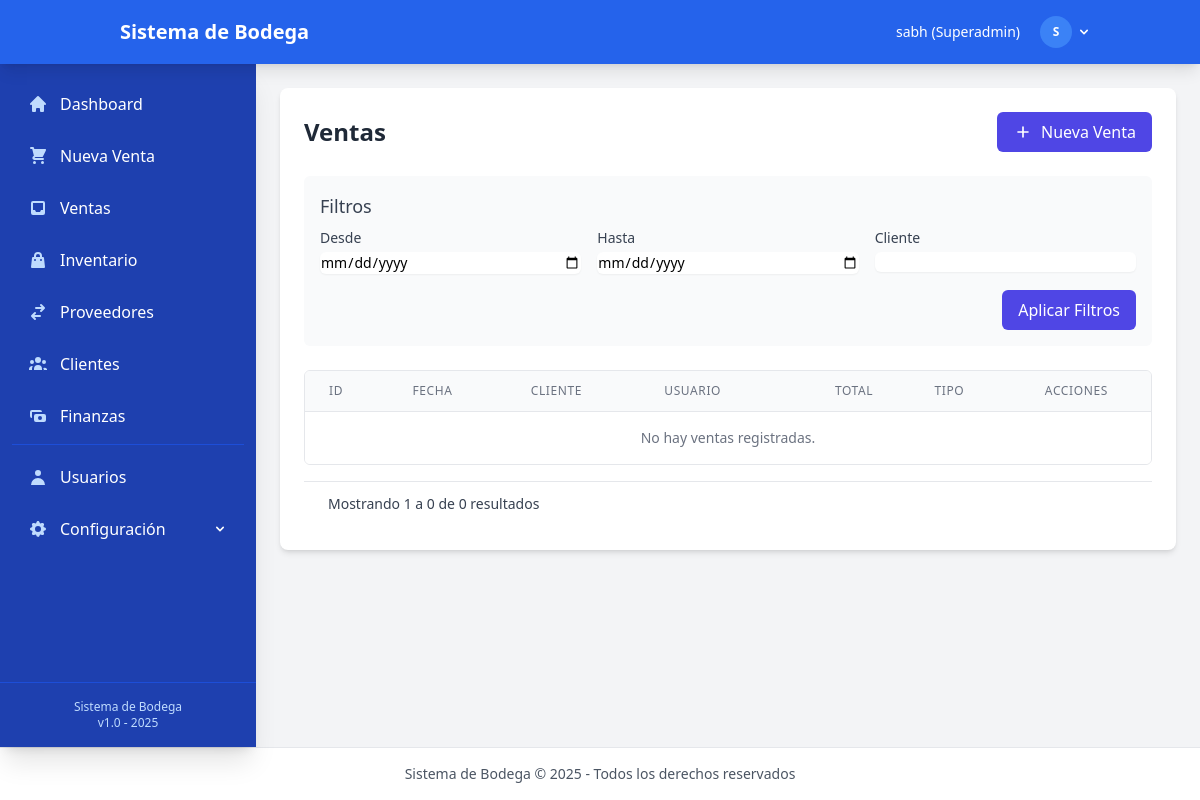
Before: /sales/ (signed in) with the older database file.
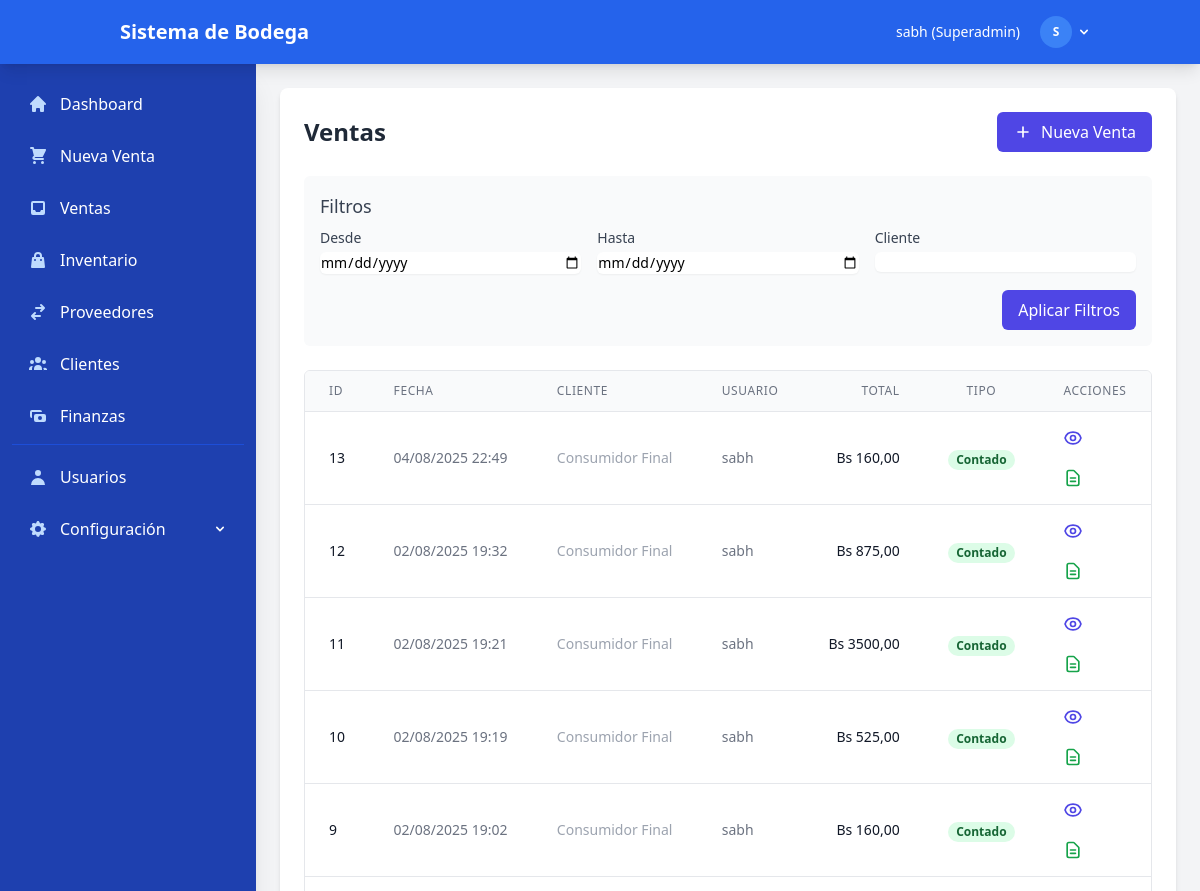
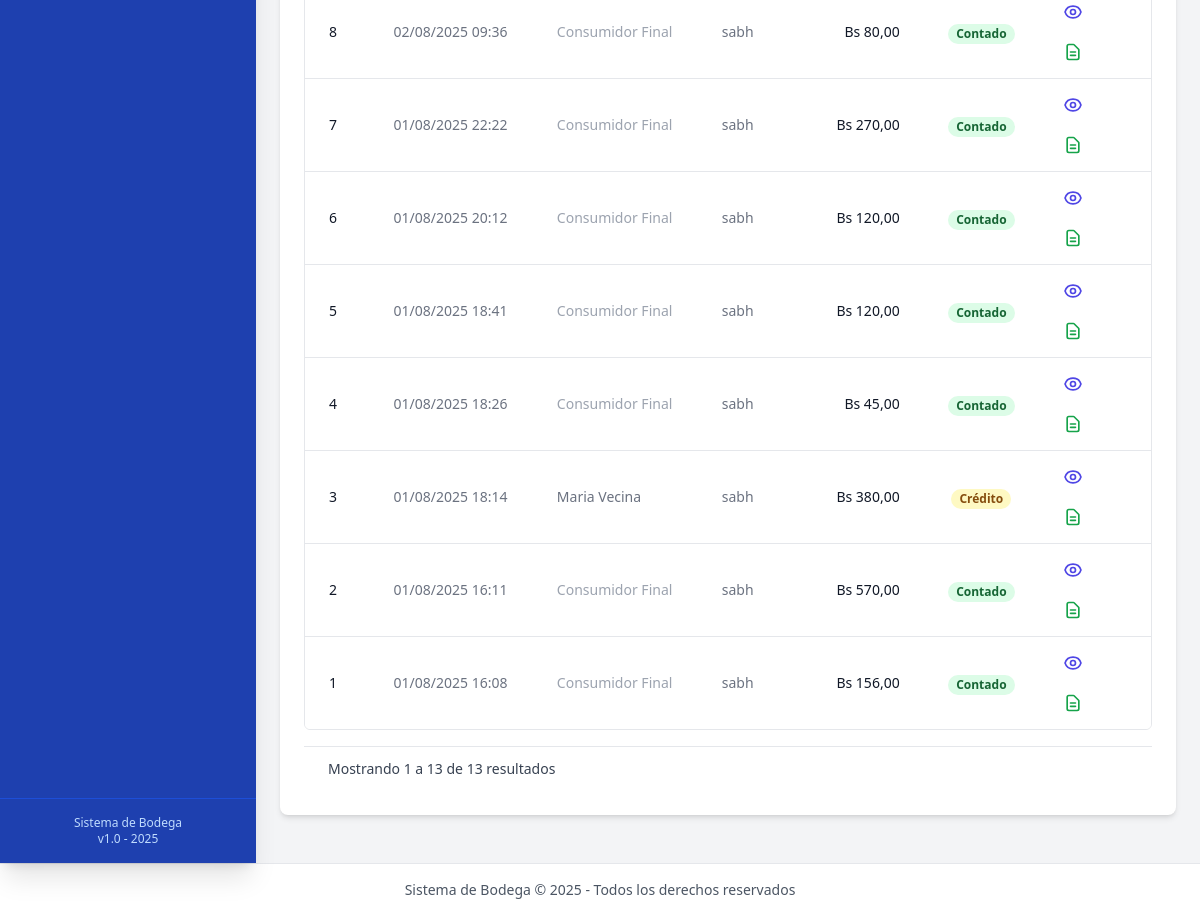
After: the same page with the newer database file (2 pictures, top to bottom).
### sales/models.py (models this page shows, shortened)
class Sale(models.Model):
    customer = models.ForeignKey(
        'customers.Customer',
        on_delete=models.SET_NULL,
        null=True,
        blank=True,
        related_name='sales',
        verbose_name="Cliente"
    )
    user = models.ForeignKey(
        'accounts.User',
        on_delete=models.PROTECT,
        related_name='sales',
        verbose_name="Usuario"
    )
    date = models.DateTimeField(
        auto_now_add=True,
        verbose_name="Fecha"
    )
    total_bs = models.DecimalField(
        max_digits=12,
        decimal_places=2,
        verbose_name="Total (Bs)"
    )
    is_credit = models.BooleanField(
        default=False,
        verbose_name="Es Crédito"
    )
    notes = models.TextField(
        blank=True,
        verbose_name="Notas"
    )
    class Meta:
        verbose_name = "Venta"
        verbose_name_plural = "Ventas"
        ordering = ['-date']

### accounts/models.py (models this page shows, shortened)
class User(AbstractUser):
    is_admin = models.BooleanField(default=False)
    is_employee = models.BooleanField(default=False)
    class Meta:
        verbose_name = 'Usuario'
        verbose_name_plural = 'Usuarios'
    @property
    def role(self):
        if self.is_superuser:
            return 'Superadmin'
        elif self.is_admin:
            return 'Administrador'
        elif self.is_employee:
            return 'Empleado'
        else:
            return 'Usuario'

### customers/models.py (models this page shows, shortened)
class Customer(models.Model):
    name = models.CharField(
        max_length=100,
        verbose_name="Nombre"
    )
    phone = models.CharField(
        max_length=20,
        blank=True,
        verbose_name="Teléfono"
    )
    email = models.EmailField(
        blank=True,
        verbose_name="Email"
    )
    address = models.TextField(
        blank=True,
        verbose_name="Dirección"
    )
    credit_limit_bs = models.DecimalField(
        max_digits=12,
        decimal_places=2,
        default=0,
        verbose_name="Límite de Crédito (Bs)"
    )
    notes = models.TextField(
        blank=True,
        verbose_name="Notas"
    )
    is_active = models.BooleanField(
        default=True,
        verbose_name="Activo"
    )
    created_at = models.DateTimeField(
        auto_now_add=True,
        verbose_name="Creado el"
    )
    updated_at = models.DateTimeField(
        auto_now=True,
        verbose_name="Actualizado el"
    )
    class Meta:
        verbose_name = "Cliente"
        verbose_name_plural = "Clientes"
        ordering = ['name']

### sales/views.py (the view)
# urls.py: path('', views.sale_list, name='sale_list'),
@login_required
def sale_list(request):
    sales = Sale.objects.all().order_by('-date')
    return render(request, 'sales/sale_list.html', {
        'sales': sales
    })

### utils/context_processors.py (called while the page is built)
def exchange_rate(request):
    latest_rate = ExchangeRate.get_latest_rate()
    return {
        'latest_exchange_rate': latest_rate,
    }

### utils/models.py (called while the page is built)
    @classmethod
    def get_latest_rate(cls):
        try:
            return cls.objects.latest()
        except cls.DoesNotExist:
            return None

### templates/sales/sale_list.html (shortened to what the changed rows need)
{% extends 'base/base.html' %}
{% block content %}
<div class="bg-white rounded-lg shadow-md p-6 mb-6">
    <div class="flex justify-between items-center mb-6">
        <h1 class="text-2xl font-bold text-gray-800">Ventas</h1>
    </div>
    <div class="mb-6 bg-gray-50 p-4 rounded-md">
        <h2 class="text-lg font-medium text-gray-700 mb-2">Filtros</h2>
    </div>
    <div class="bg-white overflow-hidden border border-gray-200 rounded-md">
        <table class="min-w-full divide-y divide-gray-200">
            <thead class="bg-gray-50">
                <tr>
                    <th scope="col" class="px-6 py-3 text-left text-xs font-medium text-gray-500 uppercase tracking-wider">
                        ID
                    </th>
                    <th scope="col" class="px-6 py-3 text-left text-xs font-medium text-gray-500 uppercase tracking-wider">
                        Fecha
                    </th>
                    <th scope="col" class="px-6 py-3 text-left text-xs font-medium text-gray-500 uppercase tracking-wider">
                        Cliente
                    </th>
                    <th scope="col" class="px-6 py-3 text-left text-xs font-medium text-gray-500 uppercase tracking-wider">
                        Usuario
                    </th>
                    <th scope="col" class="px-6 py-3 text-right text-xs font-medium text-gray-500 uppercase tracking-wider">
                        Total
                    </th>
                    <th scope="col" class="px-6 py-3 text-center text-xs font-medium text-gray-500 uppercase tracking-wider">
                        Tipo
                    </th>
                    <th scope="col" class="px-6 py-3 text-center text-xs font-medium text-gray-500 uppercase tracking-wider">
                        Acciones
                    </th>
                </tr>
            </thead>
            <tbody class="bg-white divide-y divide-gray-200">
                {% for sale in sales %}
                <tr class="hover:bg-gray-50">
                    <td class="px-6 py-4 whitespace-nowrap text-sm font-medium text-gray-900">
                        {{ sale.id }}
                    </td>
                    <td class="px-6 py-4 whitespace-nowrap text-sm text-gray-500">
                        {{ sale.date|date:"d/m/Y H:i" }}
                    </td>
                    <td class="px-6 py-4 whitespace-nowrap text-sm text-gray-500">
                        {% if sale.customer %}
                            {{ sale.customer.name }}
                        {% else %}
                            <span class="text-gray-400">Consumidor Final</span>
                        {% endif %}
                    </td>
                    <td class="px-6 py-4 whitespace-nowrap text-sm text-gray-500">
                        {{ sale.user.get_full_name|default:sale.user.username }}
                    </td>
                    <td class="px-6 py-4 whitespace-nowrap text-sm text-gray-900 text-right">
                        Bs {{ sale.total_bs|floatformat:2 }}
                    </td>
                    <td class="px-6 py-4 whitespace-nowrap text-center">
                        {% if sale.is_credit %}
                            <span class="px-2 inline-flex text-xs leading-5 font-semibold rounded-full bg-yellow-100 text-yellow-800">
                                Crédito
                            </span>
                        {% else %}
                            <span class="px-2 inline-flex text-xs leading-5 font-semibold rounded-full bg-green-100 text-green-800">
                                Contado
                            </span>
                        {% endif %}
                    </td>
                    <td class="px-6 py-4 whitespace-nowrap text-sm text-gray-500 text-center">
                        <a href="{% url 'sales:sale_detail' sale.id %}" class="text-indigo-600 hover:text-indigo-900 mr-3">
                        </a>
                        <a href="{% url 'sales:sale_receipt' sale.id %}" target="_blank" class="text-green-600 hover:text-green-900">
                            <svg xmlns="http://www.w3.org/2000/svg" class="h-5 w-5" fill="none" viewBox="0 0 24 24" stroke="currentColor">
                                <path stroke-linecap="round" stroke-linejoin="round" stroke-width="2" d="M9 12h6m-6 4h6m2 5H7a2 2 0 01-2-2V5a2 2 0 012-2h5.586a1 1 0 01.707.293l5.414 5.414a1 1 0 01.293.707V19a2 2 0 01-2 2z" />
                            </svg>
                        </a>
                    </td>
                </tr>
                {% empty %}
                <tr>
                    <td colspan="7" class="px-6 py-4 text-center text-sm text-gray-500">
                        No hay ventas registradas.
                    </td>
                </tr>
                {% endfor %}
            </tbody>
        </table>
    </div>
    <div class="bg-white px-4 py-3 flex items-center justify-between border-t border-gray-200 sm:px-6 mt-4">
        <div class="hidden sm:flex-1 sm:flex sm:items-center sm:justify-between">
            <div>
                <p class="text-sm text-gray-700">
                    Mostrando <span class="font-medium">1</span> a <span class="font-medium">{{ sales|length }}</span> de <span class="font-medium">{{ sales|length }}</span> resultados
                </p>
            </div>
        </div>
    </div>
</div>
{% endblock %}

Changed rows visible on the page:
added Sale: id "13", date "04/08/2025 22:49", shows "Consumidor Final", user.get_full_name "sabh", total_bs "160,00", is_credit "Contado"
added Sale: id "12", date "02/08/2025 19:32", shows "Consumidor Final", user.get_full_name "sabh", total_bs "875,00", is_credit "Contado"
added Sale: id "11", date "02/08/2025 19:21", shows "Consumidor Final", user.get_full_name "sabh", total_bs "3500,00", is_credit "Contado"
added Sale: id "10", date "02/08/2025 19:19", shows "Consumidor Final", user.get_full_name "sabh", total_bs "525,00", is_credit "Contado"
added Sale: id "9", date "02/08/2025 19:02", shows "Consumidor Final", user.get_full_name "sabh", total_bs "160,00", is_credit "Contado"
added Sale: id "8", date "02/08/2025 09:36", shows "Consumidor Final", user.get_full_name "sabh", total_bs "80,00", is_credit "Contado"
added Sale: id "7", date "01/08/2025 22:22", shows "Consumidor Final", user.get_full_name "sabh", total_bs "270,00", is_credit "Contado"
added Sale: id "6", date "01/08/2025 20:12", shows "Consumidor Final", user.get_full_name "sabh", total_bs "120,00", is_credit "Contado"
added Sale: id "5", date "01/08/2025 18:41", shows "Consumidor Final", user.get_full_name "sabh", total_bs "120,00", is_credit "Contado"
added Sale: id "4", date "01/08/2025 18:26", shows "Consumidor Final", user.get_full_name "sabh", total_bs "45,00", is_credit "Contado"
added Sale: id "3", date "01/08/2025 18:14", customer.name "Maria Vecina", user.get_full_name "sabh", total_bs "380,00", is_credit "Crédito"
added Sale: id "2", date "01/08/2025 16:11", shows "Consumidor Final", user.get_full_name "sabh", total_bs "570,00", is_credit "Contado"
added Sale: id "1", date "01/08/2025 16:08", shows "Consumidor Final", user.get_full_name "sabh", total_bs "156,00", is_credit "Contado"
Other visible differences:
{{ sales|length }}: "0" → "13"
text no longer shown: "No hay ventas registradas."
